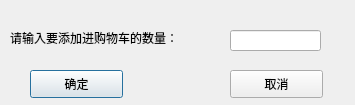
<?xml version="1.0" encoding="UTF-8"?>
<ui version="4.0">
 <class>addlist</class>
 <widget class="QDialog" name="addlist">
  <property name="geometry">
   <rect>
    <x>0</x>
    <y>0</y>
    <width>355</width>
    <height>105</height>
   </rect>
  </property>
  <property name="windowTitle">
   <string>Dialog</string>
  </property>
  <widget class="QLineEdit" name="cnt">
   <property name="geometry">
    <rect>
     <x>230</x>
     <y>30</y>
     <width>91</width>
     <height>21</height>
    </rect>
   </property>
  </widget>
  <widget class="QLabel" name="label">
   <property name="geometry">
    <rect>
     <x>10</x>
     <y>30</y>
     <width>210</width>
     <height>16</height>
    </rect>
   </property>
   <property name="text">
    <string>请输入要添加进购物车的数量：</string>
   </property>
  </widget>
  <widget class="QPushButton" name="ConfirmBtn">
   <property name="geometry">
    <rect>
     <x>30</x>
     <y>70</y>
     <width>93</width>
     <height>28</height>
    </rect>
   </property>
   <property name="text">
    <string>确定</string>
   </property>
  </widget>
  <widget class="QPushButton" name="CancelBtn">
   <property name="geometry">
    <rect>
     <x>230</x>
     <y>70</y>
     <width>93</width>
     <height>28</height>
    </rect>
   </property>
   <property name="text">
    <string>取消</string>
   </property>
  </widget>
 </widget>
 <resources/>
 <connections/>
</ui>
